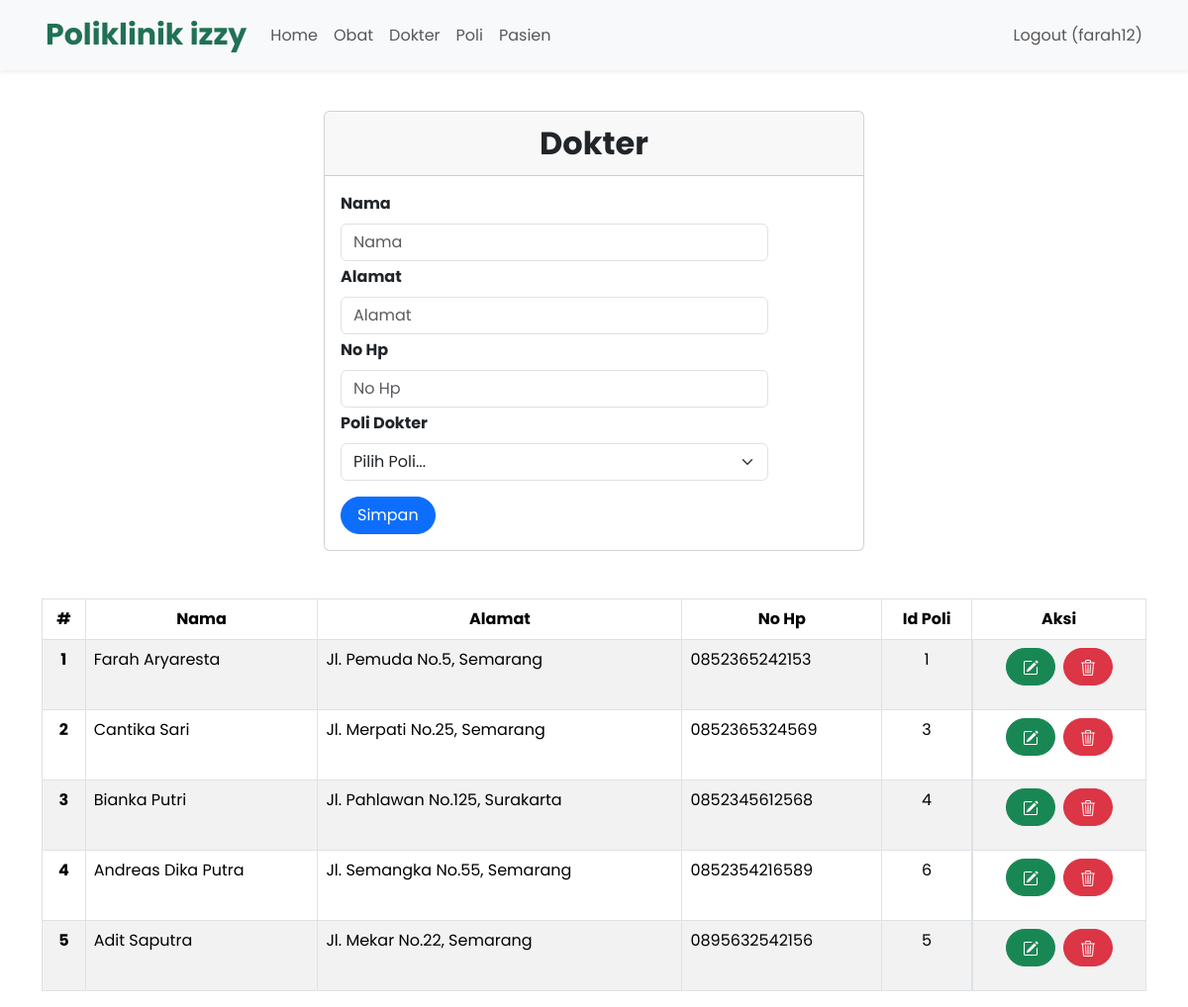
Page /index.php?page=dokter (signed in) on the committed database.
### tables this page shows
CREATE TABLE `dokter` (
  `id` int(11) NOT NULL,
  `nama` varchar(255) NOT NULL,
  `alamat` varchar(255) NOT NULL,
  `no_hp` varchar(50) NOT NULL,
  `id_poli` int(11) NOT NULL,
  `password` varchar(255) NOT NULL
);

### dokter.php (the view, shortened to what this page needs)
<br>
<div class="container">
    <div class="row justify-content-center">
        <div class="col-md-6">
            <div class="card">
                <div class="card-header text-center fw-bold" style="font-size: 2rem;">Dokter</div>
                <div class="card-body">
                    <form class="form row" method="POST" style="width: 30rem;" action="" name="myForm" onsubmit="return(validate());">
                        <?php
                        $nama = '';
                        $alamat = '';
                        $no_hp = '';
                        ?>
                        <div class="row">
                            <label for="inputNama" class="form-label fw-bold">
                                Nama
                            </label>
                            <div>
                                <input type="text" class="form-control" name="nama" id="inputNama" placeholder="Nama" value="<?php echo $nama ?>">
                            </div>
                        </div>
                        <div class="row mt-1">
                            <label for="inputAlamat" class="form-label fw-bold">
                                Alamat
                            </label>
                            <div>
                                <input type="text" class="form-control" name="alamat" id="inputAlamat" placeholder="Alamat" value="<?php echo $alamat ?>">
                            </div>
                        </div>
                        <div class="row mt-1">
                            <label for="inputNohp" class="form-label fw-bold">
                                No Hp
                            </label>
                            <div>
                                <input type="text" class="form-control" name="no_hp" id="inputNohp" placeholder="No Hp" value="<?php echo $no_hp ?>">
                            </div>
                        </div>
                        <div class="row mt-1">
                            <label for="id_poli" class="form-label fw-bold">
                                Poli Dokter
                            </label>
                            <div>
                                <select class="form-select" aria-label="id_poli" name="id_poli" >
                                    <option selected>Pilih Poli...</option>
                                </select>
                            </div>
                        </div>
                        <div class="row mt-3">
                            <div class=col>
                                <button type="submit" class="btn btn-primary rounded-pill px-3 mt-auto" name="simpan">Simpan</button>
                            </div>
                        </div>
                    </form>
                </div>
            </div>
        </div>
    </div>
    <br>
    <br>
    <table class="table table-bordered table-striped table-hover">
        <thead>
            <tr class="text-center">
                <th scope="col">#</th>
                <th scope="col">Nama</th>
                <th scope="col">Alamat</th>
                <th scope="col">No Hp</th>
                <th scope="col">Id Poli</th>
                <th scope="col">Aksi</th>
            </tr>
        </thead>
        <tbody>
            <?php
            $result = mysqli_query($mysqli, "SELECT * FROM dokter");
            $no = 1;
            while ($data = mysqli_fetch_array($result)) {
            ?>
                <tr>
                    <th scope="row" class="text-center"><?php echo $no++ ?></th>
                    <td><?php echo $data['nama'] ?></td>
                    <td><?php echo $data['alamat'] ?></td>
                    <td><?php echo $data['no_hp'] ?></td>
                    <td class="text-center"><?php echo $data['id_poli'] ?></td>
                    <td  class="d-flex justify-content-center ">
                        <div class="d-flex gap-2 mb-3">
                            <a type="button" class="btn btn-success rounded-pill px-3" href="index.php?page=dokter&id=<?php echo $data['id'] ?>">
                            </a>
                            <a type="button" class="btn btn-danger rounded-pill px-3" href="index.php?page=dokter&id=<?php echo $data['id'] ?>&aksi=hapus">
                            </a>
                        </div>
                    </td>
                </tr>
            <?php
            }
            ?>
        </tbody>
    </table>

### style.css (style rules this page uses)
body { font-family: 'Poppins', sans-serif; }
::placeholder { font-size: 16px; }

### rows in the picture
dokter: nama "Farah Aryaresta", alamat "Jl. Pemuda No.5, Semarang", no_hp "0852365242153", id_poli "1"
dokter: nama "Cantika Sari", alamat "Jl. Merpati No.25, Semarang", no_hp "0852365324569", id_poli "3"
dokter: nama "Bianka Putri", alamat "Jl. Pahlawan No.125, Surakarta", no_hp "0852345612568", id_poli "4"
dokter: nama "Andreas Dika Putra", alamat "Jl. Semangka No.55, Semarang", no_hp "0852354216589", id_poli "6"
dokter: nama "Adit Saputra", alamat "Jl. Mekar No.22, Semarang", no_hp "0895632542156", id_poli "5"

### other values in the picture
$_SESSION['username'] "farah12"
